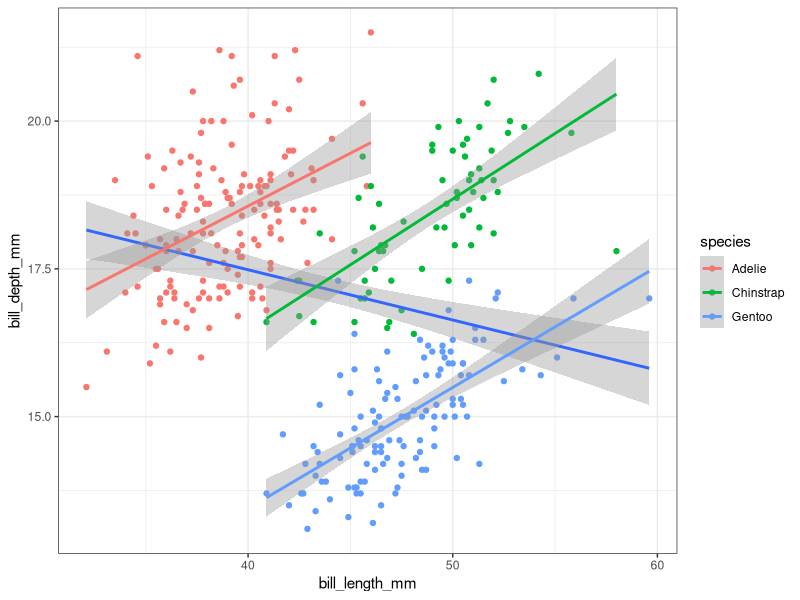
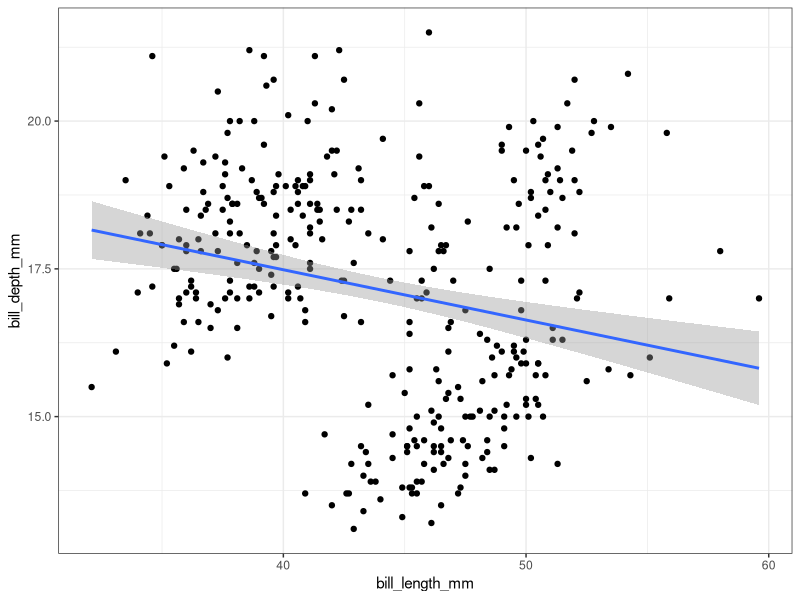
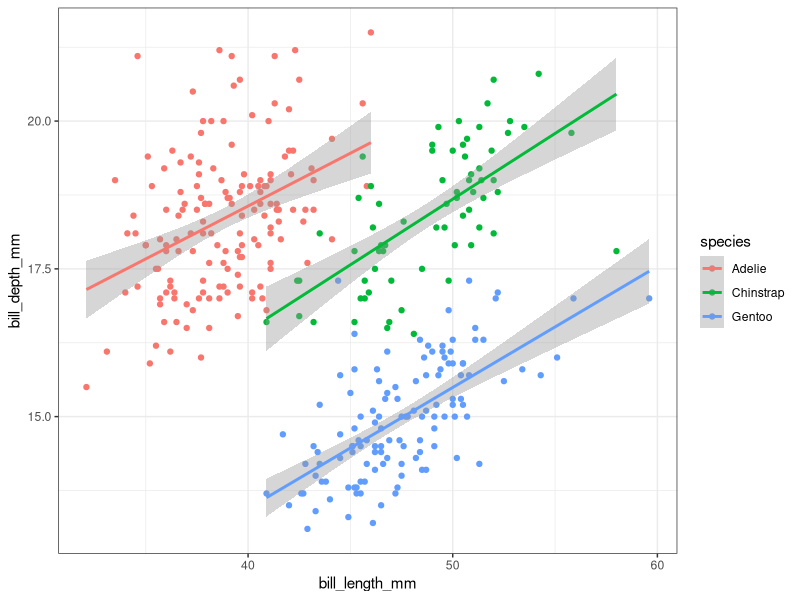
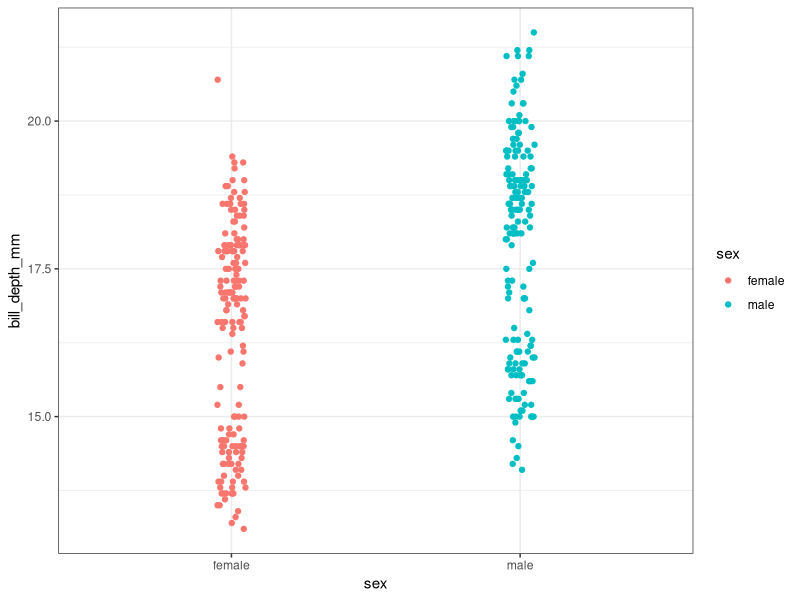
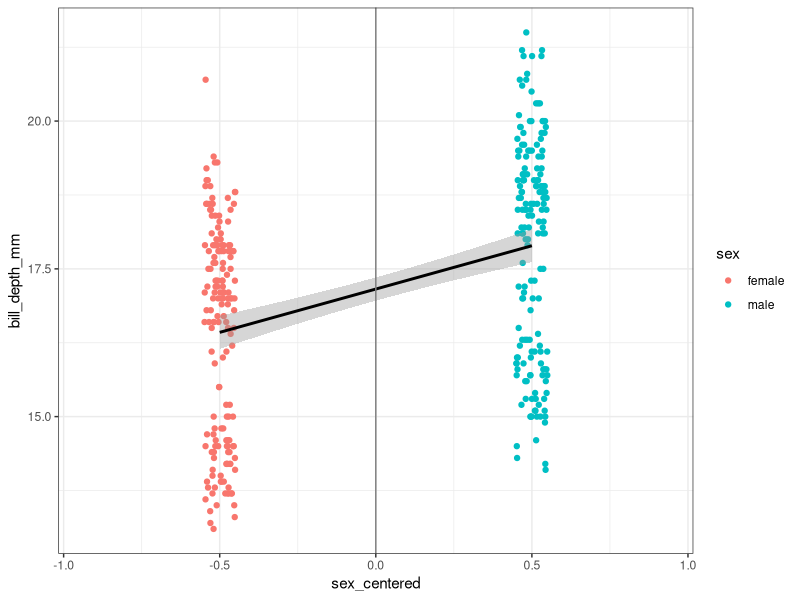
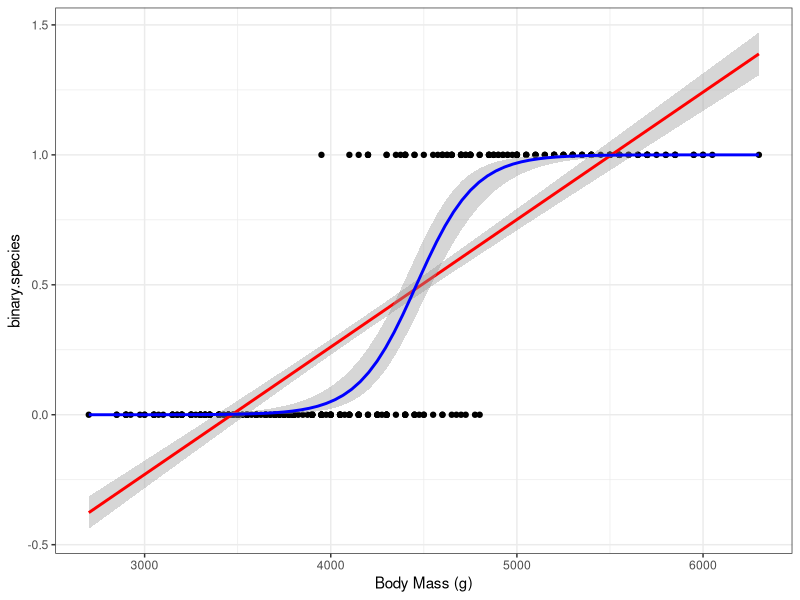

The R script that drew these images, in order:
## ---- chunk 1
knitr::opts_chunk$set(echo = TRUE)

# 1. R and RStudio interfaces, RMarkdown, and Tidyverse
#    - Basic functionality, shortcuts, writing scripts and notebooks
#    - Piping syntax and code replicability
#    - Tidyr, Dplyr, related packages
#    - Cleaning, combining, and rearranging data frames
# 2. Data visualisation using ggplot and best practices
#    - Structure and syntax of ggplot and geom
#    - Customising and combining plots
#    - Determining what plot is best for your data
# 3. Basic linear models (including gaussian, binomial, and ordinal)
#    - building/selecting an appropriate model
#    - practical use of lm(), glm()
#    - dummy coding vs contrast coding
#    - interpreting the output
# 4. Mixed effects linear models
#    - mixed effects and convergence
#    - practical use of lmer(), glmer(), clmm()
#    - maximal vs parsimonious models
## ---- chunk 2
library(tidyverse)
library(palmerpenguins)
# a new one for today:
library(broom)
## ---- chunk 3
penguins %>% # we could put this within the ggplot() function, but keeping it separate allows us to modify it if we wish
  ggplot(aes(x = bill_length_mm, # specify the mapping for the x-axis
             y = bill_depth_mm)) + # specify the mapping for the y-axis
  theme_bw() + # black and white background for clarity
  geom_point(aes(colour = species)) + # plot points with different colours by species
  geom_smooth(method = "lm") + # a line of best fit for the dataset as a whole
  geom_smooth(aes(colour = species), method = "lm") + # three lines of best fit, one for each species
  NULL # optional add-on to let us comment out the previous line without confusing R
## ---- chunk 4
# save the base plot for future use
plot1 <- penguins %>% ggplot(aes(x = bill_length_mm, y = bill_depth_mm)) + theme_bw()
## ---- chunk 5
plot1 + geom_point() + geom_smooth(method = "lm")
## ---- chunk 6
model.1 <- lm(penguins$bill_depth_mm ~ 1 + penguins$bill_length_mm)

summary(model.1)
## ---- chunk 7
glance(model.1)
tidy(model.1)
## ---- chunk 8
plot1 + geom_point(aes(colour = species)) + geom_smooth(aes(colour = species), method = "lm")
## ---- chunk 9
model.2 <- lm(penguins$bill_depth_mm ~ 1 + penguins$bill_length_mm + penguins$species)

summary(model.2)
## ---- chunk 10
glance(model.2)
tidy(model.2)
## ---- chunk 11
penguins %>% 
  filter(!is.na(sex)) %>%
  #mutate(sex_as_number = as.numeric(sex),
  #       sex_centered = sex_as_number-1.5) %>% 
  ggplot(aes(x = sex, y = bill_depth_mm)) +
  geom_point(aes(colour=sex), 
             position = position_jitterdodge(0.2), 
             alpha=1) +
  #geom_smooth(method = "lm", colour="black") +
  theme_bw() +
  NULL
## ---- chunk 12
penguins %>% 
  filter(!is.na(sex)) %>%
  mutate(sex_as_number = as.numeric(sex),
         sex_centered = sex_as_number-1.5) -> penguins2 # new dataset that we can edit as we please
## ---- chunk 13
lm(penguins2$bill_depth_mm ~ penguins2$sex) %>% summary
## ---- chunk 14
lm(penguins2$bill_depth_mm ~ penguins2$sex_as_number) %>% summary
## ---- chunk 15
lm(penguins2$bill_depth_mm ~ penguins2$sex_centered) %>% summary
## ---- chunk 16
penguins %>% 
  filter(!is.na(sex)) %>%
  mutate(sex_as_number = as.numeric(sex),
         sex_centered = sex_as_number-1.5) %>% 
  ggplot(aes(x = sex_centered, y = bill_depth_mm)) +
  geom_point(aes(colour=sex), 
             position = position_jitterdodge(0.2), 
             alpha=1) +
  geom_smooth(method = "lm", colour="black") +
  geom_vline(xintercept = 0, colour="grey50") +
  theme_bw() +
  NULL
## ---- chunk 17
penguins_raw %>% 
  filter(!is.na(`Body Mass (g)`)) %>% 
  mutate(binary.species = case_when(str_detect(Species, "Gentoo") ~ 1,
                                    TRUE ~ 0)) -> penguins3

penguins3 %>% 
  ggplot(aes(x = `Body Mass (g)`, y = binary.species)) +
  geom_point() +
  geom_smooth(method = "lm", colour="red") +
  geom_smooth(method = "glm", method.args = list(family = "binomial"), colour="blue") +
  theme_bw() +
  NULL
## ---- chunk 18
glm(penguins3$binary.species ~ penguins3$`Body Mass (g)`, family="binomial") %>% summary()
## ---- chunk 19
# load in the simulated_data.csv file (however you like)
## ---- chunk 20
# Challenge code part 1
## ---- chunk 21
# Challenge code part 2
## ---- chunk 22
# Challenge code part 3
